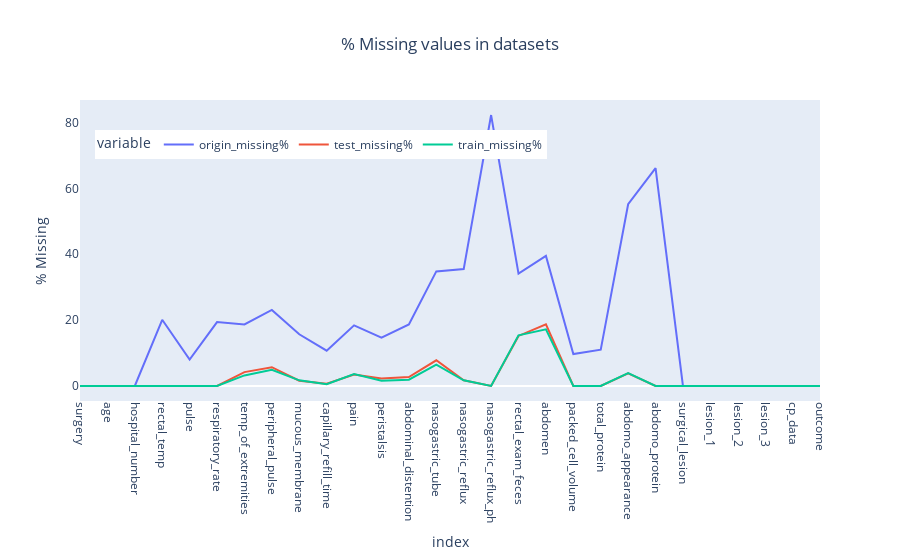

Here is the notebook cell this chart was saved with:
### Code cell
fig = px.line(combined_summary, x=combined_summary.index, y=['origin_missing%', 'test_missing%', 'train_missing%'],
              labels={'x': 'Index', 'value': '% Missing'},
              title='% Missing values in datasets')

fig.update_xaxes(showgrid=False, tickangle=90)
fig.update_yaxes(showgrid=False)

fig.update_layout(title_x=0.5)

fig.update_layout(legend=dict(x=0.02,y=0.9, orientation='h'))

fig.show()

### Figure 1 — Plotly figure (JSON) as saved in the notebook; plotly's stock layout.template omitted (floating-point values rounded to 4 significant figures)
{"data": [{"hovertemplate": "variable=origin_missing%<br>index=%{x}<br>% Missing=%{y}<extra></extra>", "legendgroup": "origin_missing%", "line": {"color": "#636efa", "dash": "solid"}, "marker": {"symbol": "circle"}, "mode": "lines", "name": "origin_missing%", "orientation": "v", "showlegend": true, "type": "scatter", "x": ["surgery", "age", "hospital_number", "rectal_temp", "pulse", "respiratory_rate", "temp_of_extremities", "peripheral_pulse", "mucous_membrane", "capillary_refill_time", "pain", "peristalsis", "abdominal_distention", "nasogastric_tube", "nasogastric_reflux", "nasogastric_reflux_ph", "rectal_exam_feces", "abdomen", "packed_cell_volume", "total_protein", "abdomo_appearance", "abdomo_protein", "surgical_lesion", "lesion_1", "lesion_2", "lesion_3", "cp_data", "outcome"], "xaxis": "x", "y": [0, 0, 0, 20.1, 8, 19.4, 18.7, 23.1, 15.7, 10.7, 18.4, 14.7, 18.7, 34.8, 35.5, 82.3, 34.1, 39.5, 9.7, 11, 55.2, 66.2, 0, 0, 0, 0, 0, 0], "yaxis": "y"}, {"hovertemplate": "variable=test_missing%<br>index=%{x}<br>% Missing=%{y}<extra></extra>", "legendgroup": "test_missing%", "line": {"color": "#EF553B", "dash": "solid"}, "marker": {"symbol": "circle"}, "mode": "lines", "name": "test_missing%", "orientation": "v", "showlegend": true, "type": "scatter", "x": ["surgery", "age", "hospital_number", "rectal_temp", "pulse", "respiratory_rate", "temp_of_extremities", "peripheral_pulse", "mucous_membrane", "capillary_refill_time", "pain", "peristalsis", "abdominal_distention", "nasogastric_tube", "nasogastric_reflux", "nasogastric_reflux_ph", "rectal_exam_feces", "abdomen", "packed_cell_volume", "total_protein", "abdomo_appearance", "abdomo_protein", "surgical_lesion", "lesion_1", "lesion_2", "lesion_3", "cp_data", "outcome"], "xaxis": "x", "y": [0, 0, 0, 0, 0, 0, 4.2, 5.7, 1.6, 0.7, 3.5, 2.3, 2.7, 7.8, 1.7, 0, 15.2, 18.7, 0, 0, 3.8, 0, 0, 0, 0, 0, 0, null], "yaxis": "y"}, {"hovertemplate": "variable=train_missing%<br>index=%{x}<br>% Missing=%{y}<extra></extra>", "legendgroup": "train_missing%", "line": {"color": "#00cc96", "dash": "solid"}, "marker": {"symbol": "circle"}, "mode": "lines", "name": "train_missing%", "orientation": "v", "showlegend": true, "type": "scatter", "x": ["surgery", "age", "hospital_number", "rectal_temp", "pulse", "respiratory_rate", "temp_of_extremities", "peripheral_pulse", "mucous_membrane", "capillary_refill_time", "pain", "peristalsis", "abdominal_distention", "nasogastric_tube", "nasogastric_reflux", "nasogastric_reflux_ph", "rectal_exam_feces", "abdomen", "packed_cell_volume", "total_protein", "abdomo_appearance", "abdomo_protein", "surgical_lesion", "lesion_1", "lesion_2", "lesion_3", "cp_data", "outcome"], "xaxis": "x", "y": [0, 0, 0, 0, 0, 0, 3.2, 4.9, 1.7, 0.5, 3.6, 1.6, 1.9, 6.5, 1.7, 0, 15.4, 17.2, 0, 0, 3.9, 0, 0, 0, 0, 0, 0, 0], "yaxis": "y"}], "layout": {"legend": {"orientation": "h", "title": {"text": "variable"}, "tracegroupgap": 0, "x": 0.02, "y": 0.9}, "title": {"text": "% Missing values in datasets", "x": 0.5}, "xaxis": {"anchor": "y", "domain": [0, 1], "showgrid": false, "tickangle": 90, "title": {"text": "index"}}, "yaxis": {"anchor": "x", "domain": [0, 1], "showgrid": false, "title": {"text": "% Missing"}}}}
